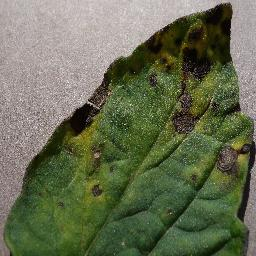
#> input picture samples/tomato_early_blight.jpg, 256 x 256 px
$ python -i hmm.py   (imports and definitions only)   (older library calls are emulated)
#> lines starting #> are read from the running program, lines starting #| are printed output that depends on the picture; after the words box and inside, x2 and y2 are one past the last pixel; in counts of white or black regions, pixels touching at a corner belong together
### src/features.py
"""
src/features.py - Phase 1: preprocessing + hand-made feature extraction.

Adapted from the tested extractor in legacy/ml_unit1_unit2_proof.py (feats / leaf_mask).

Pipeline for one image
  1. resize to 256 x 256
  2. Gaussian blur 3 x 3 (removes JPEG noise)
  3. HSV threshold: green pixels (healthy tissue) OR brown pixels (lesions)  -> raw mask
  4. morphological closing (fills small gaps)
  5. keep the largest connected component            -> leaf mask
Every feature below is then computed from LEAF PIXELS ONLY, and every feature is one explainable number:

  group     count  features
  rgb         6    mean and std of R, G, B
  indices     4    GLI, G/R ratio, ExG (normalised), lesion fraction (brown / leaf pixels)
  hsv        32    HSV colour histogram, 8 hue x 2 saturation x 2 value bins, sums to 1
  texture     6    Haralick / GLCM: contrast, dissimilarity, homogeneity, energy, correlation, ASM
  shape       7    Hu moments of the leaf mask (log-scaled)
  total      55
"""
from __future__ import annotations

from dataclasses import dataclass
from pathlib import Path

import cv2
import numpy as np
from skimage.feature import graycomatrix, graycoprops

import config

# ----------------------------------------------------------------------------- feature names
RGB_NAMES = ["R mean", "G mean", "B mean", "R std", "G std", "B std"]
INDEX_NAMES = ["GLI", "G/R ratio", "ExG (normalised)", "Lesion fraction"]
HSV_NAMES = [f"HSV h{h} s{s} v{v}"
             for h in range(config.HSV_BINS[0]) for s in range(config.HSV_BINS[1]) for v in range(config.HSV_BINS[2])]
TEXTURE_PROPS = ["contrast", "dissimilarity", "homogeneity", "energy", "correlation", "ASM"]
TEXTURE_NAMES = [f"GLCM {p}" for p in TEXTURE_PROPS]
SHAPE_NAMES = [f"Hu moment {i}" for i in range(1, 8)]

FEATURE_NAMES = RGB_NAMES + INDEX_NAMES + HSV_NAMES + TEXTURE_NAMES + SHAPE_NAMES
N_FEATURES = len(FEATURE_NAMES)


def _group_slices() -> dict[str, list[int]]:
    groups, start = {}, 0
    for name, names in [("rgb", RGB_NAMES), ("indices", INDEX_NAMES), ("hsv", HSV_NAMES),
                        ("texture", TEXTURE_NAMES), ("shape", SHAPE_NAMES)]:
        groups[name] = list(range(start, start + len(names)))
        start += len(names)
    return groups


# column indices of each feature group (used by the Phase 2 ablation study)
FEATURE_GROUPS = _group_slices()
LESION_INDEX = FEATURE_NAMES.index("Lesion fraction")
GLI_INDEX = FEATURE_NAMES.index("GLI")


# ----------------------------------------------------------------------------- image loading
def read_image(path: str | Path) -> np.ndarray | None:
    """Read an image as BGR uint8. Works with non-ASCII Windows paths. Returns None if unreadable."""
    try:
        data = np.fromfile(str(path), dtype=np.uint8)
    except OSError:
        return None
    if data.size == 0:
        return None
    return cv2.imdecode(data, cv2.IMREAD_COLOR)


def decode_image(data: bytes) -> np.ndarray | None:
    """Decode image bytes (e.g. a Streamlit upload) to BGR uint8."""
    return cv2.imdecode(np.frombuffer(data, dtype=np.uint8), cv2.IMREAD_COLOR)


def preprocess(img_bgr: np.ndarray) -> np.ndarray:
    """Resize to IMG_SIZE x IMG_SIZE and apply the 3x3 Gaussian blur."""
    if img_bgr.ndim == 2:
        img_bgr = cv2.cvtColor(img_bgr, cv2.COLOR_GRAY2BGR)
    elif img_bgr.shape[2] == 4:
        img_bgr = cv2.cvtColor(img_bgr, cv2.COLOR_BGRA2BGR)
    img = cv2.resize(img_bgr, (config.IMG_SIZE, config.IMG_SIZE), interpolation=cv2.INTER_AREA)
    return cv2.GaussianBlur(img, config.BLUR_KSIZE, 0)


# ----------------------------------------------------------------------------- segmentation
@dataclass
class Segmentation:
    mask: np.ndarray     # uint8, 255 = leaf pixel
    brown: np.ndarray    # uint8, 255 = brown (lesion) pixel inside the leaf
    leaf_found: bool     # False -> no leaf detected, the whole image was used instead


def largest_component(mask: np.ndarray) -> np.ndarray:
    """Keep only the largest 8-connected white region of a binary mask."""
    n, labels, stats, _ = cv2.connectedComponentsWithStats(mask, connectivity=8)
    if n <= 1:                                   # only background
        return np.zeros_like(mask)
    biggest = 1 + int(np.argmax(stats[1:, cv2.CC_STAT_AREA]))
    return np.where(labels == biggest, 255, 0).astype(np.uint8)


def fill_holes(mask: np.ndarray) -> np.ndarray:
    """Fill background regions completely enclosed by the leaf (dark or grey lesions inside the leaf)."""
    padded = cv2.copyMakeBorder(mask, 1, 1, 1, 1, cv2.BORDER_CONSTANT, value=0)
    flood = padded.copy()
    cv2.floodFill(flood, None, (0, 0), 255)          # everything reachable from outside the leaf
    holes = cv2.bitwise_not(flood)[1:-1, 1:-1]
    return cv2.bitwise_or(mask, holes)


def convex_hull(mask: np.ndarray) -> np.ndarray:
    contours, _ = cv2.findContours(mask, cv2.RETR_EXTERNAL, cv2.CHAIN_APPROX_SIMPLE)
    hull = np.zeros_like(mask)
    if contours:
        cv2.drawContours(hull, [cv2.convexHull(np.vstack(contours))], -1, 255, -1)
    return hull


def segment_leaf(img: np.ndarray) -> Segmentation:
    """HSV green + brown threshold -> closing -> largest connected component -> fill enclosed holes.

    Shadow rejection: the leaf's shadow on a beige background also looks "brown". Brown pixels are
    therefore kept only if they lie inside the convex hull of the green leaf, or are bright enough
    (V >= SHADOW_V_MAX) to be dead leaf tissue rather than shadow.
    """
    hsv = cv2.cvtColor(img, cv2.COLOR_BGR2HSV)
    green = cv2.inRange(hsv, config.GREEN_LO, config.GREEN_HI)
    brown = cv2.inRange(hsv, config.BROWN_LO, config.BROWN_HI)
    kernel = np.ones((config.CLOSE_KERNEL, config.CLOSE_KERNEL), np.uint8)
    close = lambda m: cv2.morphologyEx(m, cv2.MORPH_CLOSE, kernel)

    green_leaf = fill_holes(largest_component(close(green)))
    if np.count_nonzero(green_leaf) >= config.MIN_LEAF_FRACTION * green_leaf.size:
        bright = np.where(hsv[..., 2] >= config.SHADOW_V_MAX, 255, 0).astype(np.uint8)
        brown = cv2.bitwise_and(brown, cv2.bitwise_or(convex_hull(green_leaf), bright))
        mask = fill_holes(largest_component(close(cv2.bitwise_or(green_leaf, brown))))
    else:                                        # (almost) no green: e.g. a fully dead brown leaf
        mask = fill_holes(largest_component(close(cv2.bitwise_or(green, brown))))

    leaf_found = np.count_nonzero(mask) >= config.MIN_LEAF_FRACTION * mask.size
    if not leaf_found:                           # nothing leaf-like: use the whole image, never crash
        mask = np.full_like(mask, 255)
    return Segmentation(mask=mask, brown=cv2.bitwise_and(brown, mask), leaf_found=leaf_found)


# ----------------------------------------------------------------------------- feature groups
def _safe_divide(a: np.ndarray, b: np.ndarray) -> np.ndarray:
    """a / b, with 0 wherever b == 0 (no divide-by-zero warnings, no inf)."""
    return np.divide(a, b, out=np.zeros_like(a, dtype=np.float64), where=b != 0)


# [94 lines left out: functions colour_features, hsv_histogram, texture_features, shape_features, features_from_array, extract_features and 2 more, not called in this run]

### src/hmm.py
"""
src/hmm.py - Hidden Markov Model for leaf images: forward-backward and Viterbi, from scratch in NumPy.

Idea: read every row of a leaf photo from left to right, like a sentence.
  hidden state z_t   what the pixel really is: 0 = background, 1 = healthy leaf, 2 = lesion
  observation x_t    the pixel's colour, quantised into 18 hue x 8 saturation x 4 brightness = 576 HSV bins
                     (the 32 coarse bins of the HSV-histogram features cannot tell beige background from
                     brown lesions: both are low hue; saturation needs finer steps)
  transition A       neighbouring pixels are usually the same tissue (A[i, j] = p(z_t = j | z_t-1 = i))
  emission B         which colours each tissue produces (B[k, m] = p(x_t = m | z_t = k))
  start pi           what the first pixel of a row usually is

Training (supervised): counts of states, transitions and emissions on training leaves, where the state of
every pixel comes from our HSV-threshold segmentation (src/features.py). Laplace smoothing avoids zeros.

Algorithms (Bishop, PRML, section 13.2):
  forward       alpha_t(k) = p(x_1..x_t, z_t = k), computed with scaling c_t to avoid underflow
                -> log-likelihood of a row  ln p(x_1..x_T) = sum_t ln c_t
  backward      beta_t(k)  = p(x_t+1..x_T | z_t = k)
  posterior     gamma_t(k) = p(z_t = k | whole row) = alpha_t(k) beta_t(k)   (forward-backward)
  Viterbi       the single most likely state path  argmax_z p(z | x), by dynamic programming in log space

Evaluation: decode held-out leaves and compare with the threshold segmentation. These labels are our own
segmentation, not hand-drawn ground truth - the comparison shows how the HMM's "neighbours agree" assumption
cleans up per-pixel decisions, not absolute accuracy.

Usage (from the plant-disease-ml folder):
    python -m src.hmm
"""
from __future__ import annotations

import argparse
import sys
from pathlib import Path

if __package__ in (None, ""):          # allow `python src/hmm.py`
    sys.path.insert(0, str(Path(__file__).resolve().parents[1]))

import cv2
import numpy as np
import pandas as pd

import config

STATES = ["background", "healthy leaf", "lesion"]
HMM_BINS = (18, 8, 4)          # hue, saturation, brightness bins of the observed colour
N_SYMBOLS = HMM_BINS[0] * HMM_BINS[1] * HMM_BINS[2]       # 576
SIZE = 128                     # rows of 128 pixels (images downsampled from 256 for speed)
TRAIN_PER_CLASS = 15
TEST_PER_CLASS = 8


# ----------------------------------------------------------------------------- the model
class HMM:
    """Discrete-observation HMM. All sequences in a batch must have the same length (image rows)."""

    def __init__(self, pi: np.ndarray, A: np.ndarray, B: np.ndarray):
        self.pi, self.A, self.B = pi, A, B

    # [70 lines left out: functions fit_supervised, forward, backward, posteriors, viterbi, emission_only, not called in this run]


# ----------------------------------------------------------------------------- images -> sequences
def quantise(img_bgr: np.ndarray) -> np.ndarray:
    """Pixel colour -> one of N_SYMBOLS HSV symbols (hue-major order: symbol = (h * S + s) * V + v)."""
    hb, sb, vb = HMM_BINS
    hsv = cv2.cvtColor(img_bgr, cv2.COLOR_BGR2HSV).astype(np.int64)
    h = np.minimum(hsv[..., 0] * hb // 180, hb - 1)
    s = (hsv[..., 1] * sb) // 256
    v = (hsv[..., 2] * vb) // 256
    return (h * sb + s) * vb + v


def leaf_rows(path) -> tuple[np.ndarray, np.ndarray, np.ndarray]:
    """(symbols, states, rgb) of one leaf at SIZE x SIZE; states come from the threshold segmentation."""
    from src import features as F
    img = F.preprocess(F.read_image(path))
#> in read_image, returned value is the input picture: shape (256, 256, 3); mean B, G, R 82.1, 108.8, 102.5
    seg = F.segment_leaf(img)
#> in segment_leaf, `hsv = cv2.cvtColor(img, cv2.COLOR_BGR2HSV)`: hsv: shape (256, 256, 3); mean H, S, V 31.4, 92.7, 112.9
#> in segment_leaf, `green = cv2.inRange(hsv, config.GREEN_LO, config.GREEN_HI)`:
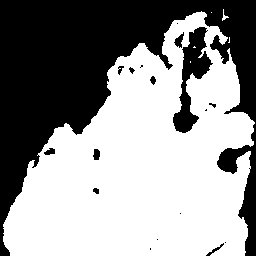
#> green: shape (256, 256); 58% white; 18 black regions (8 under 20 px), largest, box (x1, y1, x2, y2) and area: (0, 0, 256, 256) 25485, (173, 27, 213, 133) 1658, (174, 32, 184, 48) 79
#> in segment_leaf, `brown = cv2.inRange(hsv, config.BROWN_LO, config.BROWN_HI)`: brown: shape (256, 256); 3.7% white; 42 white regions (28 under 20 px), largest, box (x1, y1, x2, y2) and area: (173, 60, 199, 131) 553, (182, 27, 208, 59) 367, (145, 24, 173, 69) 355
#> in largest_component, `n, labels, stats, _ = cv2.connectedComponentsWithStats(mask, connectiv..`:
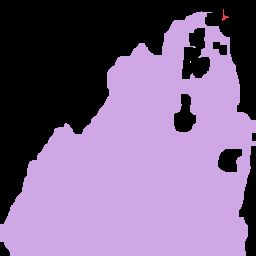
#> labels: shape (256, 256) int32; 4 distinct labels, from 0 to 3; one colour per label, 0 black
#> in largest_component, `n, labels, stats, _ = cv2.connectedComponentsWithStats(mask, connectiv..`: n = 4; stats = [[0, 0, 256, 256, 26405], [222, 9, 7, 12, 27], [0, 11, 256, 245, 39102], [190, 61, 1, 2, 2]]
#> in largest_component, `n, labels, stats, _ = cv2.connectedComponentsWithStats(mask, connectiv..`: mask: shape (256, 256); 59.7% white; 8 black regions, largest, box (x1, y1, x2, y2) and area: (0, 0, 256, 224) 23177, (239, 146, 256, 256) 1065, (182, 28, 210, 79) 945
#> in largest_component, `biggest = 1 + int(np.argmax(stats[1:, cv2.CC_STAT_AREA]))`: biggest = 2
#> in largest_component, `return np.where(labels == biggest, 255, 0).astype(np.uint8)`: returned value: shape (256, 256); 59.7% white; 8 black regions, largest, box (x1, y1, x2, y2) and area: (0, 0, 256, 224) 23204, (239, 146, 256, 256) 1065, (182, 28, 210, 79) 947
#> in fill_holes, `padded = cv2.copyMakeBorder(mask, 1, 1, 1, 1, cv2.BORDER_CONSTANT, val..`: padded: shape (258, 258); 58.7% white; 5 black regions, box (x1, y1, x2, y2) and area: (0, 0, 258, 258) 25430, (183, 29, 211, 80) 947, (175, 95, 197, 133) 540, (219, 150, 243, 173) 422, (214, 43, 228, 56) 123
#> in fill_holes, `holes = cv2.bitwise_not(flood)[1:-1, 1:-1]`: holes: shape (256, 256); 3.1% white; 4 white regions, box (x1, y1, x2, y2) and area: (182, 28, 210, 79) 947, (174, 94, 196, 132) 540, (218, 149, 242, 172) 422, (213, 42, 227, 55) 123
#> in fill_holes, `return cv2.bitwise_or(mask, holes)`: returned value: shape (256, 256); 62.8% white; 4 black regions, box (x1, y1, x2, y2) and area: (0, 0, 256, 224) 23204, (239, 146, 256, 256) 1065, (0, 242, 10, 256) 101, (252, 133, 256, 141) 32
#> in segment_leaf, `bright = np.where(hsv[..., 2] >= config.SHADOW_V_MAX, 255, 0).astype(n..`:
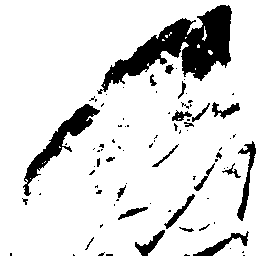
#> bright: shape (256, 256); 86.7% white; 87 black regions (62 under 20 px)
#> in convex_hull, `contours, _ = cv2.findContours(mask, cv2.RETR_EXTERNAL, cv2.CHAIN_APPR..`: contours = 1 contour; box (x1, y1, x2, y2) and area: (0, 11, 256, 256) 40681
#> in convex_hull, `cv2.drawContours(hull, [cv2.convexHull(np.vstack(contours))], -1, 255,..`: hull: shape (256, 256); 67.9% white; 3 black regions, box (x1, y1, x2, y2) and area: (0, 0, 256, 223) 20453, (246, 151, 256, 256) 540, (0, 242, 10, 256) 75
#> in largest_component (call 2), `n, labels, stats, _ = cv2.connectedComponentsWithStats(mask, connectiv..`:
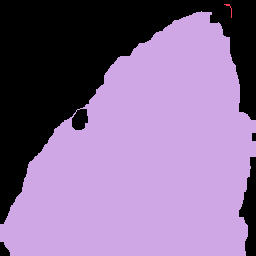
#> labels: shape (256, 256) int32; 3 distinct labels, from 0 to 2; one colour per label, 0 black
#> in largest_component (call 2), `n, labels, stats, _ = cv2.connectedComponentsWithStats(mask, connectiv..`: n = 3; stats = [[0, 0, 256, 256, 23184], [224, 4, 8, 14, 22], [0, 11, 256, 245, 42330]]
#> in largest_component (call 2), `n, labels, stats, _ = cv2.connectedComponentsWithStats(mask, connectiv..`: mask: shape (256, 256); 64.6% white; 4 black regions, box (x1, y1, x2, y2) and area: (0, 0, 256, 224) 22061, (239, 157, 256, 256) 990, (0, 242, 10, 256) 101, (252, 133, 256, 141) 32
#> in fill_holes (call 2), `padded = cv2.copyMakeBorder(mask, 1, 1, 1, 1, cv2.BORDER_CONSTANT, val..`: padded: shape (258, 258); 63.6% white; 1 black region, box (x1, y1, x2, y2) and area: (0, 0, 258, 258) 24234
#> in fill_holes (call 2), `cv2.floodFill(flood, None, (0, 0), 255)`: flood: shape (258, 258); 99.6% white; 1 black region, box (x1, y1, x2, y2) and area: (73, 110, 89, 131) 264
#> in fill_holes (call 2), `holes = cv2.bitwise_not(flood)[1:-1, 1:-1]`: holes: shape (256, 256); 0.4% white; 1 white region, box (x1, y1, x2, y2) and area: (72, 109, 88, 130) 264
#> in segment_leaf, `leaf_found = np.count_nonzero(mask) >= config.MIN_LEAF_FRACTION * mask..`: leaf_found = True
    labels = np.zeros(seg.mask.shape, dtype=np.int64)
    labels[seg.mask > 0] = 1
    labels[seg.brown > 0] = 2
    small = cv2.resize(img, (SIZE, SIZE), interpolation=cv2.INTER_AREA)
    labels = cv2.resize(labels.astype(np.uint8), (SIZE, SIZE), interpolation=cv2.INTER_NEAREST).astype(np.int64)
    return quantise(small), labels, cv2.cvtColor(small, cv2.COLOR_BGR2RGB)
#> in quantise, `h = np.minimum(hsv[..., 0] * hb // 180, hb - 1)`:
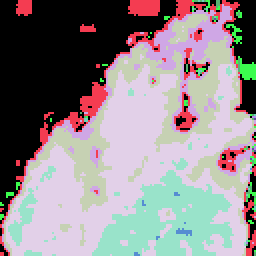
#> h: shape (128, 128) int64 (shown 2 times larger); 12 distinct labels, from 0 to 17; one colour per label, 0 black
#> in quantise, `v = (hsv[..., 2] * vb) // 256`:
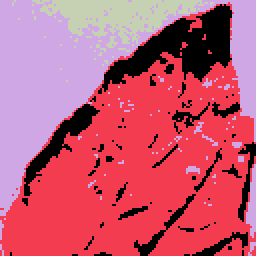
#> v: shape (128, 128) int64 (shown 2 times larger); 4 distinct labels, from 0 to 3; one colour per label, 0 black
#> in quantise, `return (h * sb + s) * vb + v`:
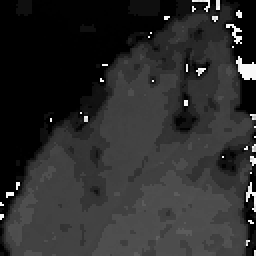
#> returned value: shape (128, 128) int64 (shown 2 times larger); min 0, max 560, mean 97.1; drawn with min black and max white


# [154 lines left out: functions pick_paths, run, make_graphs, main, not called in this run]


# [2 lines not run here, left out]

>>> result = leaf_rows('../samples/tomato_early_blight.jpg')
